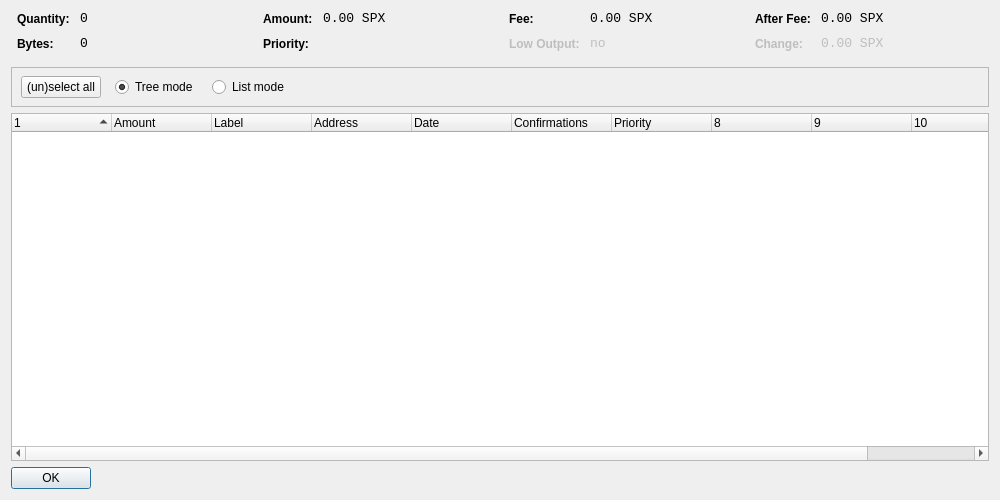
<?xml version="1.0" encoding="UTF-8"?>
<ui version="4.0">
 <class>CoinControlDialog</class>
 <widget class="QDialog" name="CoinControlDialog">
  <property name="geometry">
   <rect>
    <x>0</x>
    <y>0</y>
    <width>1000</width>
    <height>500</height>
   </rect>
  </property>
  <property name="windowTitle">
   <string>Coin Control</string>
  </property>
  <layout class="QVBoxLayout" name="verticalLayout">
   <item>
    <layout class="QHBoxLayout" name="horizontalLayoutTop" stretch="0,0,0,0">
     <property name="topMargin">
      <number>0</number>
     </property>
     <property name="bottomMargin">
      <number>10</number>
     </property>
     <item>
      <layout class="QFormLayout" name="formLayoutCoinControl1">
       <property name="horizontalSpacing">
        <number>10</number>
       </property>
       <property name="verticalSpacing">
        <number>10</number>
       </property>
       <property name="leftMargin">
        <number>6</number>
       </property>
       <property name="rightMargin">
        <number>6</number>
       </property>
       <item row="0" column="0">
        <widget class="QLabel" name="labelCoinControlQuantityText">
         <property name="styleSheet">
          <string notr="true">font-weight:bold;</string>
         </property>
         <property name="text">
          <string>Quantity:</string>
         </property>
        </widget>
       </item>
       <item row="0" column="1">
        <widget class="QLabel" name="labelCoinControlQuantity">
         <property name="font">
          <font>
           <family>Monospace</family>
           <pointsize>10</pointsize>
          </font>
         </property>
         <property name="cursor">
          <cursorShape>IBeamCursor</cursorShape>
         </property>
         <property name="contextMenuPolicy">
          <enum>Qt::ActionsContextMenu</enum>
         </property>
         <property name="text">
          <string notr="true">0</string>
         </property>
         <property name="textInteractionFlags">
          <set>Qt::LinksAccessibleByMouse|Qt::TextSelectableByKeyboard|Qt::TextSelectableByMouse</set>
         </property>
        </widget>
       </item>
       <item row="1" column="0">
        <widget class="QLabel" name="labelCoinControlBytesText">
         <property name="styleSheet">
          <string notr="true">font-weight:bold;</string>
         </property>
         <property name="text">
          <string>Bytes:</string>
         </property>
        </widget>
       </item>
       <item row="1" column="1">
        <widget class="QLabel" name="labelCoinControlBytes">
         <property name="font">
          <font>
           <family>Monospace</family>
           <pointsize>10</pointsize>
          </font>
         </property>
         <property name="cursor">
          <cursorShape>IBeamCursor</cursorShape>
         </property>
         <property name="contextMenuPolicy">
          <enum>Qt::ActionsContextMenu</enum>
         </property>
         <property name="text">
          <string notr="true">0</string>
         </property>
         <property name="textInteractionFlags">
          <set>Qt::LinksAccessibleByMouse|Qt::TextSelectableByKeyboard|Qt::TextSelectableByMouse</set>
         </property>
        </widget>
       </item>
      </layout>
     </item>
     <item>
      <layout class="QFormLayout" name="formLayoutCoinControl2">
       <property name="horizontalSpacing">
        <number>10</number>
       </property>
       <property name="verticalSpacing">
        <number>10</number>
       </property>
       <property name="leftMargin">
        <number>6</number>
       </property>
       <property name="rightMargin">
        <number>6</number>
       </property>
       <item row="0" column="0">
        <widget class="QLabel" name="labelCoinControlAmountText">
         <property name="styleSheet">
          <string notr="true">font-weight:bold;</string>
         </property>
         <property name="text">
          <string>Amount:</string>
         </property>
        </widget>
       </item>
       <item row="0" column="1">
        <widget class="QLabel" name="labelCoinControlAmount">
         <property name="font">
          <font>
           <family>Monospace</family>
           <pointsize>10</pointsize>
          </font>
         </property>
         <property name="cursor">
          <cursorShape>IBeamCursor</cursorShape>
         </property>
         <property name="contextMenuPolicy">
          <enum>Qt::ActionsContextMenu</enum>
         </property>
         <property name="text">
          <string notr="true">0.00 SPX</string>
         </property>
         <property name="textInteractionFlags">
          <set>Qt::LinksAccessibleByMouse|Qt::TextSelectableByKeyboard|Qt::TextSelectableByMouse</set>
         </property>
        </widget>
       </item>
       <item row="1" column="0">
        <widget class="QLabel" name="labelCoinControlPriorityText">
         <property name="styleSheet">
          <string notr="true">font-weight:bold;</string>
         </property>
         <property name="text">
          <string>Priority:</string>
         </property>
        </widget>
       </item>
       <item row="1" column="1">
        <widget class="QLabel" name="labelCoinControlPriority">
         <property name="font">
          <font>
           <family>Monospace</family>
           <pointsize>10</pointsize>
          </font>
         </property>
         <property name="cursor">
          <cursorShape>IBeamCursor</cursorShape>
         </property>
         <property name="contextMenuPolicy">
          <enum>Qt::ActionsContextMenu</enum>
         </property>
         <property name="text">
          <string/>
         </property>
         <property name="textInteractionFlags">
          <set>Qt::LinksAccessibleByMouse|Qt::TextSelectableByKeyboard|Qt::TextSelectableByMouse</set>
         </property>
        </widget>
       </item>
      </layout>
     </item>
     <item>
      <layout class="QFormLayout" name="formLayoutCoinControl3">
       <property name="horizontalSpacing">
        <number>10</number>
       </property>
       <property name="verticalSpacing">
        <number>10</number>
       </property>
       <property name="leftMargin">
        <number>6</number>
       </property>
       <property name="rightMargin">
        <number>6</number>
       </property>
       <item row="0" column="0">
        <widget class="QLabel" name="labelCoinControlFeeText">
         <property name="styleSheet">
          <string notr="true">font-weight:bold;</string>
         </property>
         <property name="text">
          <string>Fee:</string>
         </property>
        </widget>
       </item>
       <item row="0" column="1">
        <widget class="QLabel" name="labelCoinControlFee">
         <property name="font">
          <font>
           <family>Monospace</family>
           <pointsize>10</pointsize>
          </font>
         </property>
         <property name="cursor">
          <cursorShape>IBeamCursor</cursorShape>
         </property>
         <property name="contextMenuPolicy">
          <enum>Qt::ActionsContextMenu</enum>
         </property>
         <property name="text">
          <string notr="true">0.00 SPX</string>
         </property>
         <property name="textInteractionFlags">
          <set>Qt::LinksAccessibleByMouse|Qt::TextSelectableByKeyboard|Qt::TextSelectableByMouse</set>
         </property>
        </widget>
       </item>
       <item row="1" column="0">
        <widget class="QLabel" name="labelCoinControlLowOutputText">
         <property name="enabled">
          <bool>false</bool>
         </property>
         <property name="styleSheet">
          <string notr="true">font-weight:bold;</string>
         </property>
         <property name="text">
          <string>Low Output:</string>
         </property>
        </widget>
       </item>
       <item row="1" column="1">
        <widget class="QLabel" name="labelCoinControlLowOutput">
         <property name="enabled">
          <bool>false</bool>
         </property>
         <property name="font">
          <font>
           <family>Monospace</family>
           <pointsize>10</pointsize>
          </font>
         </property>
         <property name="cursor">
          <cursorShape>IBeamCursor</cursorShape>
         </property>
         <property name="contextMenuPolicy">
          <enum>Qt::ActionsContextMenu</enum>
         </property>
         <property name="text">
          <string notr="true">no</string>
         </property>
         <property name="textInteractionFlags">
          <set>Qt::LinksAccessibleByMouse|Qt::TextSelectableByKeyboard|Qt::TextSelectableByMouse</set>
         </property>
        </widget>
       </item>
      </layout>
     </item>
     <item>
      <layout class="QFormLayout" name="formLayoutCoinControl4">
       <property name="horizontalSpacing">
        <number>10</number>
       </property>
       <property name="verticalSpacing">
        <number>10</number>
       </property>
       <property name="leftMargin">
        <number>6</number>
       </property>
       <property name="rightMargin">
        <number>6</number>
       </property>
       <item row="0" column="0">
        <widget class="QLabel" name="labelCoinControlAfterFeeText">
         <property name="styleSheet">
          <string notr="true">font-weight:bold;</string>
         </property>
         <property name="text">
          <string>After Fee:</string>
         </property>
        </widget>
       </item>
       <item row="0" column="1">
        <widget class="QLabel" name="labelCoinControlAfterFee">
         <property name="font">
          <font>
           <family>Monospace</family>
           <pointsize>10</pointsize>
          </font>
         </property>
         <property name="cursor">
          <cursorShape>IBeamCursor</cursorShape>
         </property>
         <property name="contextMenuPolicy">
          <enum>Qt::ActionsContextMenu</enum>
         </property>
         <property name="text">
          <string notr="true">0.00 SPX</string>
         </property>
         <property name="textInteractionFlags">
          <set>Qt::LinksAccessibleByMouse|Qt::TextSelectableByKeyboard|Qt::TextSelectableByMouse</set>
         </property>
        </widget>
       </item>
       <item row="1" column="0">
        <widget class="QLabel" name="labelCoinControlChangeText">
         <property name="enabled">
          <bool>false</bool>
         </property>
         <property name="styleSheet">
          <string notr="true">font-weight:bold;</string>
         </property>
         <property name="text">
          <string>Change:</string>
         </property>
        </widget>
       </item>
       <item row="1" column="1">
        <widget class="QLabel" name="labelCoinControlChange">
         <property name="enabled">
          <bool>false</bool>
         </property>
         <property name="font">
          <font>
           <family>Monospace</family>
           <pointsize>10</pointsize>
          </font>
         </property>
         <property name="cursor">
          <cursorShape>IBeamCursor</cursorShape>
         </property>
         <property name="contextMenuPolicy">
          <enum>Qt::ActionsContextMenu</enum>
         </property>
         <property name="text">
          <string notr="true">0.00 SPX</string>
         </property>
         <property name="textInteractionFlags">
          <set>Qt::LinksAccessibleByMouse|Qt::TextSelectableByKeyboard|Qt::TextSelectableByMouse</set>
         </property>
        </widget>
       </item>
      </layout>
     </item>
    </layout>
   </item>
   <item>
    <widget class="QFrame" name="frame">
     <property name="minimumSize">
      <size>
       <width>0</width>
       <height>40</height>
      </size>
     </property>
     <property name="frameShape">
      <enum>QFrame::StyledPanel</enum>
     </property>
     <property name="frameShadow">
      <enum>QFrame::Sunken</enum>
     </property>
     <widget class="QWidget" name="horizontalLayoutWidget">
      <property name="geometry">
       <rect>
        <x>10</x>
        <y>0</y>
        <width>781</width>
        <height>41</height>
       </rect>
      </property>
      <layout class="QHBoxLayout" name="horizontalLayoutPanel" stretch="0,0,0,0,0">
       <property name="spacing">
        <number>14</number>
       </property>
       <item>
        <widget class="QPushButton" name="pushButtonSelectAll">
         <property name="sizePolicy">
          <sizepolicy hsizetype="Maximum" vsizetype="Fixed">
           <horstretch>0</horstretch>
           <verstretch>0</verstretch>
          </sizepolicy>
         </property>
         <property name="text">
          <string>(un)select all</string>
         </property>
        </widget>
       </item>
       <item>
        <widget class="QRadioButton" name="radioTreeMode">
         <property name="sizePolicy">
          <sizepolicy hsizetype="Maximum" vsizetype="Fixed">
           <horstretch>0</horstretch>
           <verstretch>0</verstretch>
          </sizepolicy>
         </property>
         <property name="text">
          <string>Tree mode</string>
         </property>
         <property name="checked">
          <bool>true</bool>
         </property>
        </widget>
       </item>
       <item>
        <widget class="QRadioButton" name="radioListMode">
         <property name="sizePolicy">
          <sizepolicy hsizetype="Maximum" vsizetype="Fixed">
           <horstretch>0</horstretch>
           <verstretch>0</verstretch>
          </sizepolicy>
         </property>
         <property name="text">
          <string>List mode</string>
         </property>
        </widget>
       </item>
       <item>
        <spacer name="horizontalSpacer">
         <property name="orientation">
          <enum>Qt::Horizontal</enum>
         </property>
         <property name="sizeHint" stdset="0">
          <size>
           <width>40</width>
           <height>20</height>
          </size>
         </property>
        </spacer>
       </item>
      </layout>
     </widget>
    </widget>
   </item>
   <item>
    <widget class="CoinControlTreeWidget" name="treeWidget">
     <property name="contextMenuPolicy">
      <enum>Qt::CustomContextMenu</enum>
     </property>
     <property name="sortingEnabled">
      <bool>false</bool>
     </property>
     <property name="columnCount">
      <number>11</number>
     </property>
     <attribute name="headerShowSortIndicator" stdset="0">
      <bool>true</bool>
     </attribute>
     <attribute name="headerStretchLastSection">
      <bool>false</bool>
     </attribute>
     <column>
      <property name="text">
       <string/>
      </property>
     </column>
     <column>
      <property name="text">
       <string>Amount</string>
      </property>
     </column>
     <column>
      <property name="text">
       <string>Label</string>
      </property>
     </column>
     <column>
      <property name="text">
       <string>Address</string>
      </property>
     </column>
     <column>
      <property name="text">
       <string>Date</string>
      </property>
     </column>
     <column>
      <property name="text">
       <string>Confirmations</string>
      </property>
      <property name="toolTip">
       <string>Confirmed</string>
      </property>
     </column>
     <column>
      <property name="text">
       <string>Priority</string>
      </property>
     </column>
     <column>
      <property name="text">
       <string/>
      </property>
     </column>
     <column>
      <property name="text">
       <string/>
      </property>
     </column>
     <column>
      <property name="text">
       <string/>
      </property>
     </column>
     <column>
      <property name="text">
       <string/>
      </property>
     </column>
    </widget>
   </item>
   <item>
    <widget class="QDialogButtonBox" name="buttonBox">
     <property name="sizePolicy">
      <sizepolicy hsizetype="Maximum" vsizetype="Fixed">
       <horstretch>0</horstretch>
       <verstretch>0</verstretch>
      </sizepolicy>
     </property>
     <property name="orientation">
      <enum>Qt::Horizontal</enum>
     </property>
     <property name="standardButtons">
      <set>QDialogButtonBox::Ok</set>
     </property>
    </widget>
   </item>
  </layout>
 </widget>
 <customwidgets>
  <customwidget>
   <class>CoinControlTreeWidget</class>
   <extends>QTreeWidget</extends>
   <header>coincontroltreewidget.h</header>
  </customwidget>
 </customwidgets>
 <resources/>
 <connections/>
</ui>
